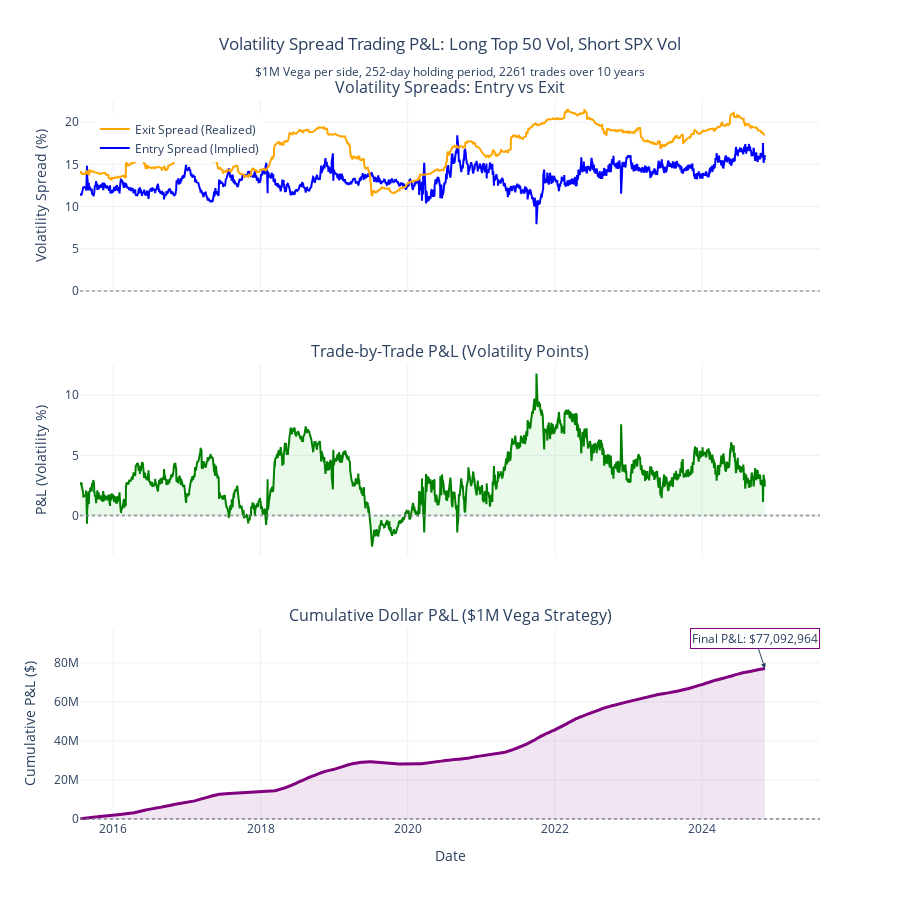

Here is the notebook cell this chart was saved with:
### Markdown cell above
#### Create Simple P&L Visualization

### Code cell
# Create the clean, simple P&L chart you requested
fig = make_subplots(
    rows=3, cols=1,
    subplot_titles=[
        'Volatility Spreads: Entry vs Exit',
        'Trade-by-Trade P&L (Volatility Points)',
        'Cumulative Dollar P&L ($1M Vega Strategy)'
    ],
    vertical_spacing=0.1,
    shared_xaxes=True
)

# Plot 1: Entry vs Exit Spreads (on same axis)
fig.add_trace(
    go.Scatter(
        x=pnl_dataset['date'],
        y=pnl_dataset['implied_spread'],
        mode='lines',
        name='Entry Spread (Implied)',
        line=dict(color='blue', width=2),
        hovertemplate='<b>Entry Spread</b><br>Date: %{x}<br>Spread: %{y:.3f}%<extra></extra>'
    ),
    row=1, col=1
)

fig.add_trace(
    go.Scatter(
        x=pnl_dataset['date'],
        y=pnl_dataset['realized_spread'],
        mode='lines',
        name='Exit Spread (Realized)',
        line=dict(color='orange', width=2),
        hovertemplate='<b>Exit Spread</b><br>Date: %{x}<br>Spread: %{y:.3f}%<extra></extra>'
    ),
    row=1, col=1
)

# Add zero line
fig.add_hline(y=0, line_dash="dot", line_color="gray", opacity=0.5, row=1, col=1)

# Plot 2: Trade P&L in volatility points
fig.add_trace(
    go.Scatter(
        x=pnl_dataset['date'],
        y=pnl_dataset['volatility_pnl_pct'],
        mode='lines',
        name='Trade P&L (Vol Points)',
        line=dict(color='green', width=2),
        fill='tonexty',
        fillcolor='rgba(50, 205, 50, 0.1)',
        hovertemplate='<b>Trade P&L</b><br>Date: %{x}<br>P&L: %{y:.3f}%<extra></extra>',
        showlegend=False
    ),
    row=2, col=1
)

fig.add_hline(y=0, line_dash="dot", line_color="gray", opacity=0.7, row=2, col=1)

# Plot 3: Cumulative Dollar P&L
fig.add_trace(
    go.Scatter(
        x=pnl_dataset['date'],
        y=pnl_dataset['cumulative_pnl'],
        mode='lines',
        name='Cumulative P&L ($)',
        line=dict(color='purple', width=3),
        fill='tonexty',
        fillcolor='rgba(128, 0, 128, 0.1)',
        hovertemplate='<b>Cumulative P&L</b><br>Date: %{x}<br>P&L: $%{y:,.0f}<extra></extra>',
        showlegend=False
    ),
    row=3, col=1
)

fig.add_hline(y=0, line_dash="dot", line_color="gray", opacity=0.7, row=3, col=1)

# Add performance annotations
final_pnl = pnl_dataset['cumulative_pnl'].iloc[-1]
fig.add_annotation(
    x=pnl_dataset['date'].iloc[-1],
    y=final_pnl,
    text=f"Final P&L: ${final_pnl:,.0f}",
    showarrow=True,
    arrowhead=2,
    bgcolor="rgba(255,255,255,0.8)",
    bordercolor="purple",
    row=3, col=1
)

# Update layout
fig.update_layout(
    title={
        'text': 'Volatility Spread Trading P&L: Long Top 50 Vol, Short SPX Vol<br>' +
                f'<sub>$1M Vega per side, 252-day holding period, {len(pnl_dataset)} trades over 10 years</sub>',
        'x': 0.5,
        'xanchor': 'center'
    },
    height=900,
    template='plotly_white',
    showlegend=True,
    legend=dict(x=0.02, y=0.98)
)

# Update axis labels
fig.update_yaxes(title_text="Volatility Spread (%)", row=1, col=1)
fig.update_yaxes(title_text="P&L (Volatility %)", row=2, col=1)
fig.update_yaxes(title_text="Cumulative P&L ($)", row=3, col=1)
fig.update_xaxes(title_text="Date", row=3, col=1)

fig.show()

### Figure 1 — Plotly figure (JSON) as saved in the notebook; plotly's stock layout.template omitted (floating-point values rounded to 4 significant figures; data arrays with more than 128 entries replaced by an {"elided": "..."} marker saying what was removed)
{"data": [{"hovertemplate": "<b>Entry Spread</b><br>Date: %{x}<br>Spread: %{y:.3f}%<extra></extra>", "line": {"color": "blue", "width": 2}, "mode": "lines", "name": "Entry Spread (Implied)", "type": "scatter", "x": {"elided": "2261 str values"}, "xaxis": "x", "y": {"elided": "2261 float values"}, "yaxis": "y"}, {"hovertemplate": "<b>Exit Spread</b><br>Date: %{x}<br>Spread: %{y:.3f}%<extra></extra>", "line": {"color": "orange", "width": 2}, "mode": "lines", "name": "Exit Spread (Realized)", "type": "scatter", "x": {"elided": "2261 str values"}, "xaxis": "x", "y": {"elided": "2261 float values"}, "yaxis": "y"}, {"fill": "tonexty", "fillcolor": "rgba(50, 205, 50, 0.1)", "hovertemplate": "<b>Trade P&L</b><br>Date: %{x}<br>P&L: %{y:.3f}%<extra></extra>", "line": {"color": "green", "width": 2}, "mode": "lines", "name": "Trade P&L (Vol Points)", "showlegend": false, "type": "scatter", "x": {"elided": "2261 str values"}, "xaxis": "x2", "y": {"elided": "2261 float values"}, "yaxis": "y2"}, {"fill": "tonexty", "fillcolor": "rgba(128, 0, 128, 0.1)", "hovertemplate": "<b>Cumulative P&L</b><br>Date: %{x}<br>P&L: $%{y:,.0f}<extra></extra>", "line": {"color": "purple", "width": 3}, "mode": "lines", "name": "Cumulative P&L ($)", "showlegend": false, "type": "scatter", "x": {"elided": "2261 str values"}, "xaxis": "x3", "y": {"elided": "2261 float values"}, "yaxis": "y3"}], "layout": {"annotations": [{"font": {"size": 16}, "showarrow": false, "text": "Volatility Spreads: Entry vs Exit", "x": 0.5, "xanchor": "center", "xref": "paper", "y": 1, "yanchor": "bottom", "yref": "paper"}, {"font": {"size": 16}, "showarrow": false, "text": "Trade-by-Trade P&L (Volatility Points)", "x": 0.5, "xanchor": "center", "xref": "paper", "y": 0.6333, "yanchor": "bottom", "yref": "paper"}, {"font": {"size": 16}, "showarrow": false, "text": "Cumulative Dollar P&L ($1M Vega Strategy)", "x": 0.5, "xanchor": "center", "xref": "paper", "y": 0.2667, "yanchor": "bottom", "yref": "paper"}, {"arrowhead": 2, "bgcolor": "rgba(255,255,255,0.8)", "bordercolor": "purple", "showarrow": true, "text": "Final P&L: $77,092,964", "x": "2024-11-08T00:00:00", "xref": "x3", "y": 77090000.0, "yref": "y3"}], "height": 900, "legend": {"x": 0.02, "y": 0.98}, "shapes": [{"line": {"color": "gray", "dash": "dot"}, "opacity": 0.5, "type": "line", "x0": 0, "x1": 1, "xref": "x domain", "y0": 0, "y1": 0, "yref": "y"}, {"line": {"color": "gray", "dash": "dot"}, "opacity": 0.7, "type": "line", "x0": 0, "x1": 1, "xref": "x2 domain", "y0": 0, "y1": 0, "yref": "y2"}, {"line": {"color": "gray", "dash": "dot"}, "opacity": 0.7, "type": "line", "x0": 0, "x1": 1, "xref": "x3 domain", "y0": 0, "y1": 0, "yref": "y3"}], "showlegend": true, "title": {"text": "Volatility Spread Trading P&L: Long Top 50 Vol, Short SPX Vol<br><sub>$1M Vega per side, 252-day holding period, 2261 trades over 10 years</sub>", "x": 0.5, "xanchor": "center"}, "xaxis": {"anchor": "y", "domain": [0, 1], "matches": "x3", "showticklabels": false}, "xaxis2": {"anchor": "y2", "domain": [0, 1], "matches": "x3", "showticklabels": false}, "xaxis3": {"anchor": "y3", "domain": [0, 1], "title": {"text": "Date"}}, "yaxis": {"anchor": "x", "domain": [0.7333, 1], "title": {"text": "Volatility Spread (%)"}}, "yaxis2": {"anchor": "x2", "domain": [0.3667, 0.6333], "title": {"text": "P&L (Volatility %)"}}, "yaxis3": {"anchor": "x3", "domain": [0, 0.2667], "title": {"text": "Cumulative P&L ($)"}}}}
